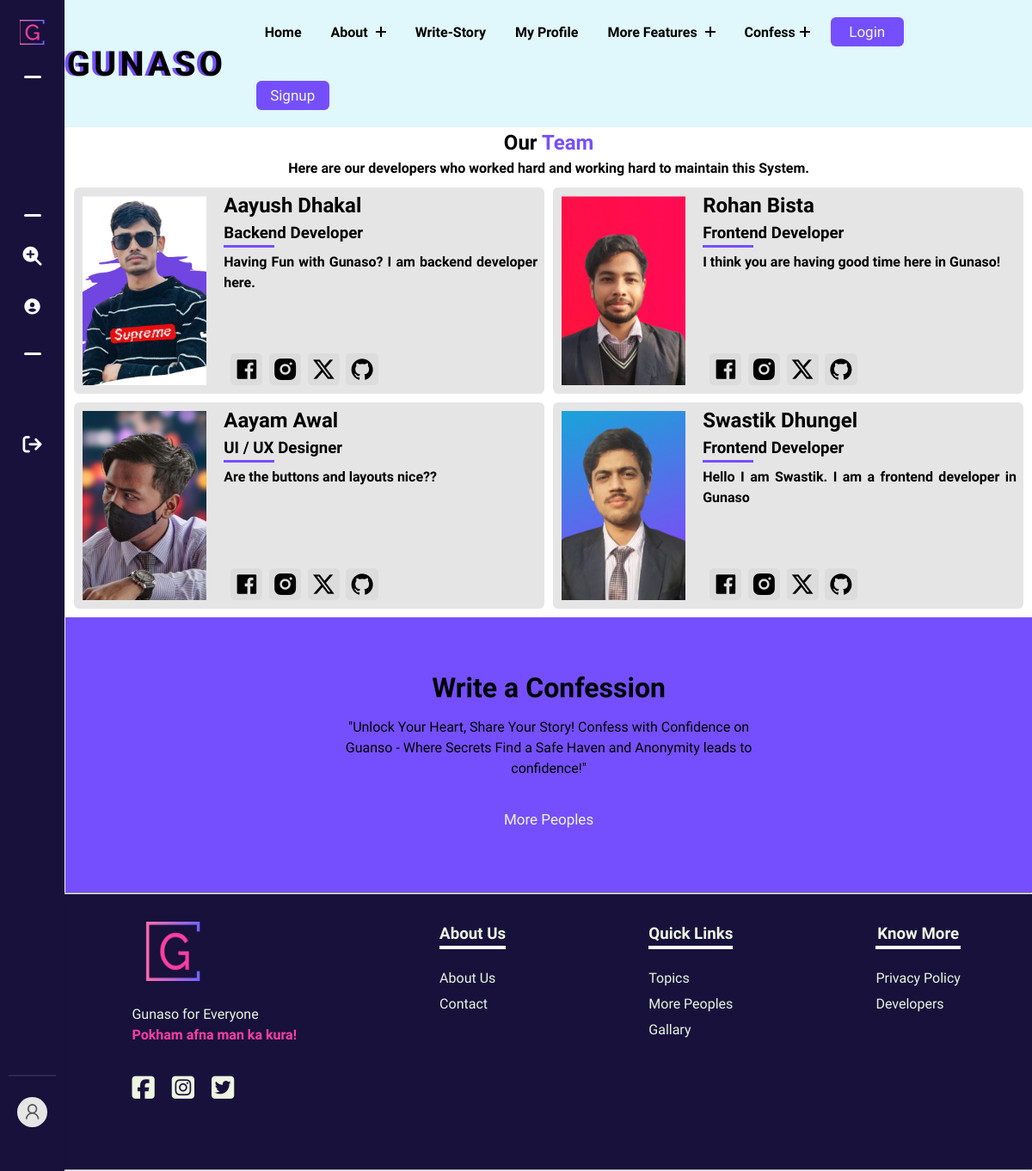
The page /developers/ on the database as committed earlier.
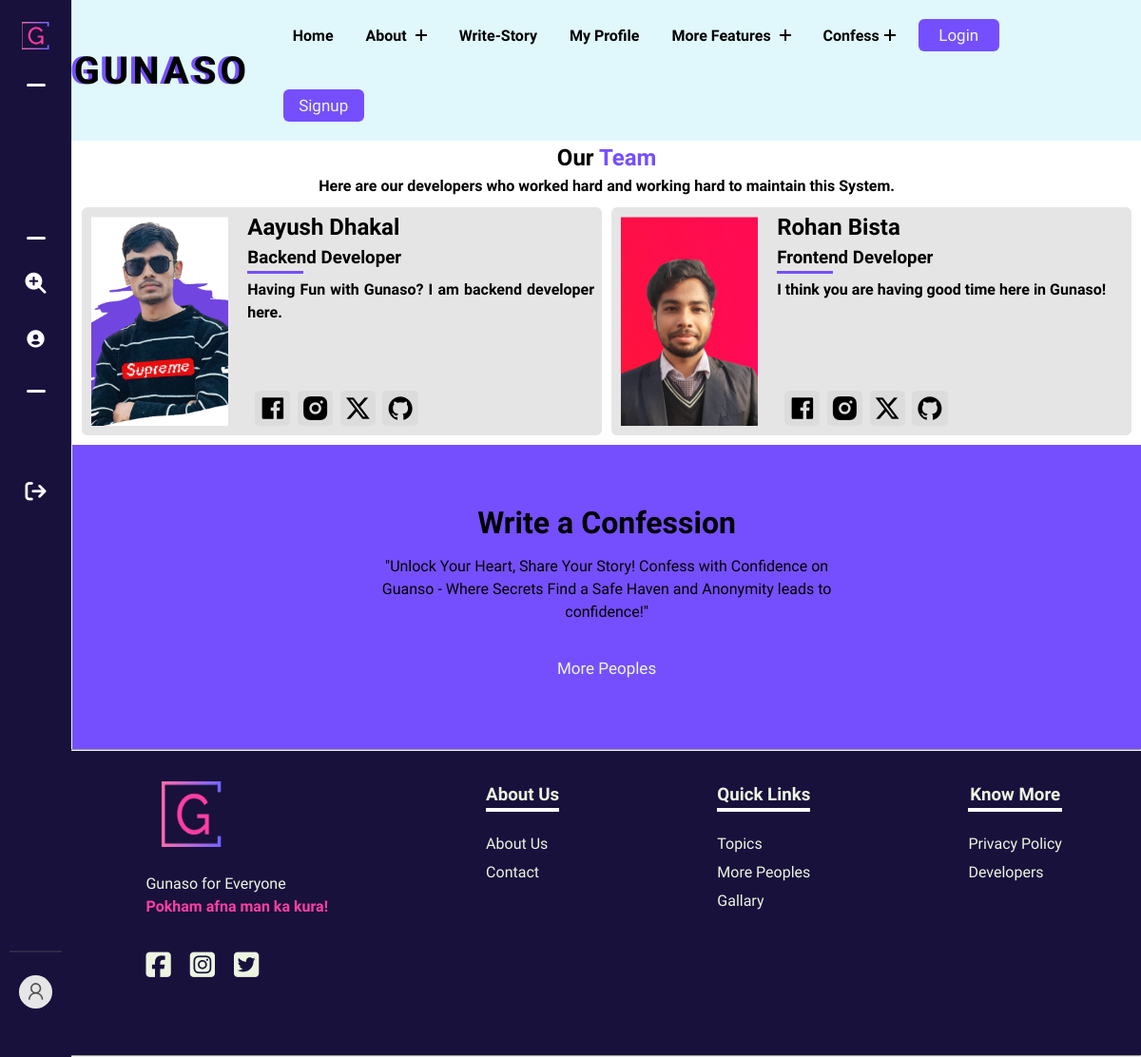
The same page on the database as committed later.
### gunasoApp/models.py (models this page shows, shortened)
class Developer(models.Model):
    sno = models.AutoField(primary_key=True)
    image = models.ImageField(upload_to="gunasoApp/images/developers", blank=True, default="upload-image-dev")
    name = models.CharField(max_length=30)
    position = models.CharField(max_length=30)
    bio = models.TextField()
    facebook = models.CharField(max_length=255)
    instagram = models.CharField(max_length=255)
    x = models.CharField(max_length=255)
    github = models.CharField(max_length=255)

### gunasoApp/views.py (the view)
# urls.py: path('developers/',views.developers, name='developers'),
def developers(request):
    developers = Developer.objects.all()
    context = {"developers":developers}
    return render(request, 'developers.html', context)

### templates/developers.html (shortened to what this page needs)
{% extends 'base.html' %}
{% load static %}
    {% block base_style%}
    {{ block.super }}
    <link rel="stylesheet" href="{% static 'styles/developers.css' %}">
    {% endblock base_style%}
    {% block content %}
    <div class="developersmain">
        <div class="introtext">
            <h2>Our <span>Team</span></h2>
            <p>Here are our developers who worked hard and working hard to maintain this System.</p>
        </div>
        <div class="cards">
            {% for item in developers %}
            <div class="card" data-aos="fade-down">
                <div class="imagepart">
                    <div class="imagecontain" style="background-image: url({{item.image.url}});">
                    </div>
                </div>
                <div class="textpart">
                    <h2>{{item.name}}</h2>
                    <h3>{{item.position}}</h3>
                    <hr>
                    <div class="aboutandlinks">
                        <p>{{item.bio}}</p>
                        <div class="links">
                            <a href="{{item.facebook}}" target="_blank">
                                <i class="ri-facebook-box-fill"></i>
                            </a>
                            <a href="{{item.instagram}}" target="_blank">
                                <i class="ri-instagram-fill"></i>
                            </a>
                            <a href="{{item.x}}" target="_blank">
                                <i class="ri-twitter-x-fill"></i>
                            </a>
                            <a href="{{item.github}}" target="_blank">
                                <i class="ri-github-fill"></i>
                            </a>
                        </div>
                    </div>
                </div>
            </div>
            {% endfor %}
        </div>
        {% include 'banner.html' %}
    </div>
    {% endblock %}

### templates/base.html (shortened to what this page needs)
{% load static %}
{% load webpush_notifications %}
<!DOCTYPE html>
<html lang="en">
<head>
    {% block base_style%}
    <link rel="stylesheet" href="{% static 'styles/base.css' %}">
    <link href="https://unpkg.com/aos@2.3.1/dist/aos.css" rel="stylesheet">
    {% endblock base_style%}
    <link href="https://cdn.jsdelivr.net/npm/remixicon@4.0.0/fonts/remixicon.css" rel="stylesheet" />
    <link flex href="https://unpkg.com/boxicons@2.1.4/css/boxicons.min.css" rel="stylesheet" />
</head>
<body>
    <header class="header">
        <div class="container_nav">
            <div class="header-main">
                <div class="logo">
                    <a href="/">
                        <div class="contentlogo">
                            <h2 class="text" data-text="Gunaso">
                                Guanso
                            </h2>
                        </div>
                    </a>
                </div>
                <nav class="nav-menu">
                    <ul class="menu">
                        <li class="menu-item">
                            <a href="/">Home</a>
                        </li>
                        <li class="menu-item menu-item-has-children">
                            <a href="#" data-toggle="sub-menu">About <i class="plus"></i></a>
                        </li>
                        <li class="menu-item">
                            <a href="{% url 'writestory' %}">write-Story</a>
                        </li>
                        <li class="menu-item">
                            <a href="/user/{{request.user}}">My Profile</a>
                        </li>
                        <li class="menu-item menu-item-has-children">
                            <a href="#" data-toggle="sub-menu">More Features <i class="plus"></i></a>
                        </li>
                        <li class="menu-item menu-item-has-children">
                            <a href="#" data-toggle="sub-menu">Confess<i class="plus"></i></a>
                        </li>
                        {% if user.is_authenticated %}
                        <button id="logoutbtn" onclick="logoutfunc()">
                            Logout
                        </button>
                        {% else %}
                        <button id="loginbtn" onclick="loginfunc()">
                            Login
                        </button>
                        <button id="signupbtn" onclick="signupfunc()">
                            Signup
                        </button>
                        {% endif %}
                    </ul>
                </nav>
            </div>
        </div>
    </header>
    <nav class="sidebar hoverable close">
        <div class="logo_items flex">
            <span class="nav_image">
                <img src="{% static 'images/logos/g-high-resolution-logo-transparent.png' %}" alt="logo_img" />
            </span>
        </div>
        <div class="menu_container">
            <div class="menu_items">
                <ul class="menu_item">
                    <div class="menu_title flex">
                        <span class="line"></span>
                    </div>
                    <li class="item">
                        <a href="/user/{{request.user}}" class="link flex">
                            <i style="color: #fff;">
                                <lord-icon src="https://cdn.lordicon.com/hrjifpbq.json" trigger="hover"
                                    style="width:35px;height:35px" colors="primary:#fff,secondary:#fff">
                                </lord-icon>
                            </i>
                        </a>
                    </li>
                    <li class="item">
                        <a href="{% url 'update_profile' %}" class="link flex">
                            <i>
                                <lord-icon src="https://cdn.lordicon.com/ifsxxxte.json" trigger="hover"
                                    style="width:30px;height:30px" colors="primary:#fff,secondary:#fff">
                                </lord-icon>
                            </i>
                        </a>
                    </li>
                </ul>
                <ul class="menu_item">
                    <div class="menu_title flex">
                        <span class="line"></span>
                    </div>
                    <li class="item">
                        <a href="{% url 'person' %}" class="link flex">
                            <i class="fa-solid fa-magnifying-glass-plus"></i>
                        </a>
                    </li>
                    <li class="item">
                        <a href="{% url 'topics' %}" class="link flex">
                            <i class='bx bxs-user-circle'></i>
                        </a>
                    </li>
                </ul>
                <ul class="menu_item">
                    <div class="menu_title flex">
                        <span class="line"></span>
                    </div>
                    <li class="item">
                        <a href="{% url 'readstory' %}" class="link flex">
                            <i>
                                <lord-icon src="https://cdn.lordicon.com/depeqmsz.json" trigger="hover"
                                    style="width:30px;height:30px" colors="primary:#fff,secondary:#fff">
                                </lord-icon>
                            </i>
                        </a>
                    </li>
                    <li class="item">
                        {% if user.is_authenticated %}
                        <a href="{% url 'logout' %}" class="link flex">
                            <i class='bx bx-log-out-circle'></i>
                            <span>Logout</span>
                        </a>
                        {% else %}
                        <a href="{% url 'login' %}" class="link flex">
                            <i class="fa-solid fa-arrow-right-from-bracket"></i>
                        </a>
                        {% endif %}
                    </li>
                    <li class="item">
                        <a href="{% url 'developers' %}" class="link flex">
                            <i>
                                <lord-icon src="https://cdn.lordicon.com/eodeknny.json" trigger="hover"
                                    style="width:29px;height:29px; margin-left: 5px;"
                                    colors="primary:#fff,secondary:#fff">
                                </lord-icon>
                            </i>
                        </a>
                    </li>
                </ul>
            </div>
            <div class="sidebar_profile flex">
                {% if user.is_authenticated %}
                <span class="nav_image">
                    <img src="{{request.user.Profile.image.url}}" alt="logo_img"
                        style="border-radius: 50%; height: 35px; width:35px;" />
                </span>
                <div class="data_text">
                    <span class="name">{{request.user}}</span>
                    <br>
                    <span class="email">{{request.user.email}}</span>
                </div>
                {% else %}
                <span class="nav_image">
                    <img src="{% static 'images/nologgedin.jpg' %}" alt="logo_img"
                        style="border-radius: 50%; height: 35px; width:35px;" />
                </span>
                {% endif %}
            </div>
        </div>
    </nav>
    {% block content %} {% endblock %}
    <hr>
    <footer class="footer">
        <div class="fone">
            <img src="{% static 'images/logos/g-high-resolution-logo-transparent.png' %}" alt="lyamma lyamm logo"
                class="footer-logo">
            <p>Gunaso for Everyone<br> <span>Pokham afna man ka kura!</span></p>
            <div class="footer-links">
                <a href=""><i class="fa-brands fa-square-facebook"></i></a>
                <a href=""><i class="fa-brands fa-square-instagram"></i></a>
                <a href=""><i class="fa-brands fa-square-twitter"></i></a>
            </div>
        </div>
        <div class="ftwo">
            <ul>
                <h3 class="footer-h3">About Us</h3>
                <li><a href="{% url 'about' %}">About Us</a></li>
                <li><a href="{% url 'contact' %}">Contact</a></li>
            </ul>
        </div>
        <div class="fthree">
            <ul>
                <h3 class="footer-h3">Quick Links</h3>
                <li><a href="{% url 'topics'%}">Topics</a></li>
                <li><a href="{% url 'person'%}">More Peoples</a></li>
                <li><a href="{% url 'gallary' %}">Gallary</a></li>
            </ul>
        </div>
        <div class="ffour">
            <ul>
                <h3 class="footer-h3">Know More</h3>
                <li><a href="{% url 'privacypolicy' %}">Privacy Policy</a></li>
                <li><a href="{% url 'developers' %}">Developers</a></li>
            </ul>
        </div>
    </footer>
</body>
</html>

### templates/banner.html (shortened to what this page needs)
{% load static %}
<!DOCTYPE html>
<html lang="en">
<head>
    <link rel="stylesheet" href="{% static 'styles/banner.css' %}">
</head>
<body>
    <div class="index-banner">
        <h1>Write a Confession</h1>
        <p class="bannerpar">"Unlock Your Heart, Share Your Story! Confess with Confidence on Guanso - Where Secrets Find a Safe Haven and Anonymity leads to confidence!"</p>
        <button class="copybtn" onclick="gotopage()">
            More Peoples
        </button>
    </div>
</body>
</html>

### static/styles/developers.css (style rules this page uses)
:root { --dark: #754ffe; --darkgreen: #379683; --bcolor: #5CDB95; --cooltexr: #4a4b65; --backupgreen: #8EE4AF; --para: #EDF5E1; --mainheading: #FFF; --hotish: #FF3FA4; --skyblue: #525FE1; --footer: #18113c; }
.developersmain { margin-left: 4.76rem; }
.introtext { text-align: center; }
.introtext span { color: var(--dark); }
.introtext p { font-weight: bold; }
.cards { padding: 10px; display: grid; grid-template-columns: repeat(2, 1fr); gap: 10px; }
.card { background-color: rgb(230, 229, 229); border-radius: 6px; height: 30vh; overflow-x: hidden; display: flex; }
.imagepart { padding: 10px; height: 100%; width: 30%; display: flex; padding-top: 10px; justify-content: center; flex-basis: 30%; }
.imagecontain { background-color: violet; height: 100%; width: 100%; background-size: cover; background-position: center; background-repeat: no-repeat; }
.aboutandlinks { height: 69%; display: flex; flex-direction: column; justify-content: space-between; }
.aboutandlinks p { font-weight: bold; padding: 5px 5px 0 0; text-align: justify; }
.textpart { flex-basis: 70%; display: flex; flex-direction: column; padding: 3px 3px 0 10px; }
.textpart hr { height: 3px; width: 16%; border: none; background-color: var(--dark); }
.links { font-size: 30px; padding-left: 8px; transition: all 0.3s ease; }
.links a { text-decoration: none; color: black; }
.links i { padding: 3px; cursor: pointer; border-radius: 5px; background-color: gainsboro; }

### static/styles/banner.css (style rules this page uses)
:root { --dark: #754ffe; --darkgreen: #379683; --bcolor: #5CDB95; --cooltexr: #4a4b65; --backupgreen: #8EE4AF; --para: #EDF5E1; --mainheading: #FFF; --hotish: #FF3FA4; --skyblue: #525FE1; --footer: #18113c; }
.index-banner { height: 40vh; background-color: var(--dark); display: flex; flex-direction: column; align-items: center; justify-content: center; gap: 10px; animation: bannerloop 20s linear infinite; }
.bannerpar { text-align: center; padding: 0 300px; }
.copybtn { width: 150px; }

Rows that differ between the two databases and show on the page:
removed Developer: image (picture), name "Aayam Awal", position "UI / UX Designer", bio "Are the buttons and layouts nice??"
removed Developer: image (picture), name "Swastik Dhungel", position "Frontend Developer", bio "Hello I am Swastik. I am a frontend developer in Gunaso"
